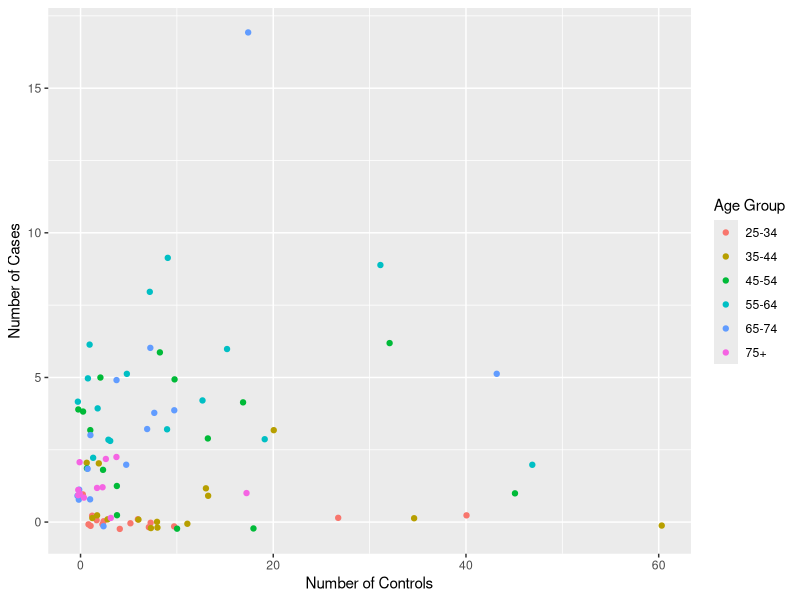
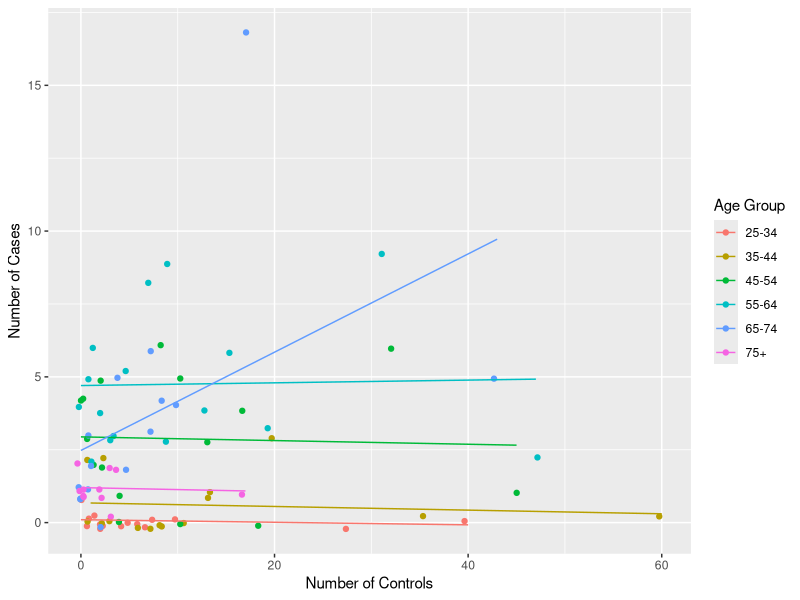

Write the R code that produced these figures, in order. (Note: this script raises an error after producing the figures.)
## ---- chunk 1
suppressMessages(library(tidyverse))
dat <- as_tibble(esoph) %>% 
    mutate(agegp = as.character(agegp))
(p <- ggplot(dat, aes(ncontrols, ncases, group=agegp, colour=agegp)) +
    geom_jitter(height=0.25) +
    scale_colour_discrete("Age Group") +
    ylab("Number of Cases") + xlab("Number of Controls"))
## ---- chunk 2
p + geom_smooth(method="lm", se=FALSE, size=0.5)
## ---- chunk 3
dat %>% 
    group_by(agegp) %>% 
    summarise(n=length(ncases)) %>% 
    knitr::kable()
## ---- chunk 4
library(lme4)
fit <- lmer(ncases ~ ncontrols + (ncontrols | agegp), 
            data=dat)
## ---- chunk 5
summary(fit)
## ---- chunk 6
(par_coll <- coef(fit)[[1]])
## ---- chunk 7
## Put the slopes and intercepts with the data frame:
par_coll %>% 
    rownames_to_column("agegp") %>% 
    left_join(dat, by="agegp")
par_coll <- rownames_to_column(par_coll)
dat <- ddply(dat, ~ agegp, function(df){
    pars <- subset(par_coll, rowname==unique(df$agegp))
    int <- pars$`(Intercept)`
    slp <- pars$ncontrols
    cbind(df, intercept=int, slope=slp)
})

## Plot
ggplot(dat, aes(ncontrols, ncases, group=agegp, colour=agegp)) +
    geom_jitter(height=0.25) +
    geom_abline(aes(intercept=intercept, slope=slope, colour=agegp)) +
    scale_colour_discrete("Age Group") +
    ylab("Number of Cases") + xlab("Number of Controls")
